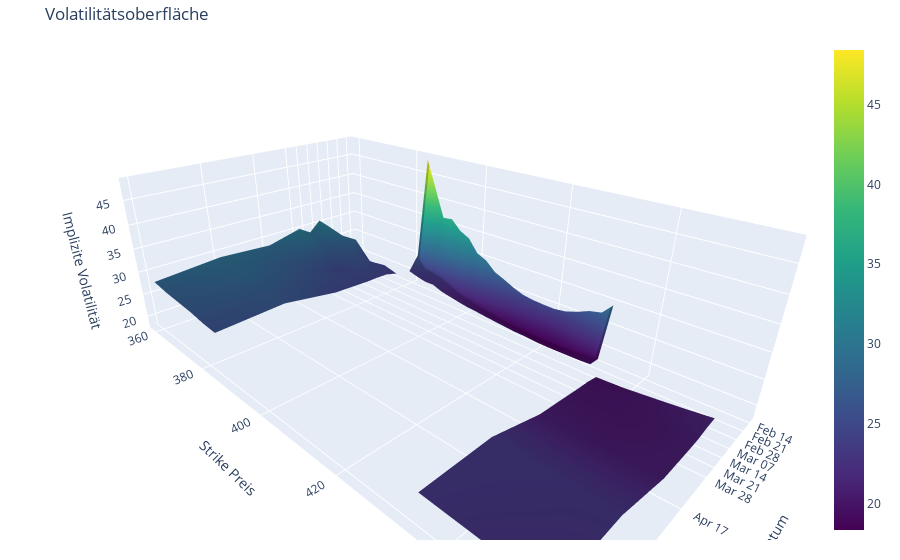

The notebook cell this image was saved under:
### Code cell
import plotly.graph_objects as go
import pandas as pd
import datetime  # Für Datumsmanipulation

def create_plotly_volatility_surface_v2(options_data):
    """
    Erstellt eine 3D-Volatilitätsoberflächengrafik mit Plotly, die der ersten Grafik ähnlicher sieht,
    basierend auf Optionsdaten.

    Args:
        options_data (dict): Ein Dictionary mit Optionsdaten im Format des Beispiels.

    Returns:
        plotly.graph_objects.Figure: Die erstellte Plotly-Figur.
    """

    # 1. Daten extrahieren und in Pandas DataFrame umwandeln (wie gehabt)
    data_rows = []
    option_values = options_data['values']
    for expiration_data in options_data['expirations']:
        expiration_date = expiration_data['date']
        for option in expiration_data['options']:
            strike_price = option['strike']
            iv = None
            if 'call' in option and 'id' in option['call']:
                call_option_id = option['call']['id']
                iv_key_call = f"{call_option_id}-iv"
                if iv_key_call in option_values:
                    iv = option_values[iv_key_call]
            elif 'put' in option and 'id' in option['put']:
                put_option_id = option['put']['id']
                iv_key_put = f"{put_option_id}-iv"
                if iv_key_put in option_values:
                    iv = option_values[iv_key_put]
            if iv is not None:
                data_rows.append({
                    'expiration': expiration_date,
                    'strike': strike_price,
                    'implied_volatility': iv
                })

    df = pd.DataFrame(data_rows)

    # 2. Daten für Plotly Surface vorbereiten (Pivot-Tabelle)
    pivot_df = df.pivot_table(index='expiration', columns='strike', values='implied_volatility')

    # Achsenwerte
    expiration_dates_str = pivot_df.index.to_list()
    strike_prices = pivot_df.columns.to_list()
    volatility_values = pivot_df.values

    # *** Verbesserungen für Ausrichtung und Darstellung ***

    # X-Achse: Strike Preise (wie in der ersten Grafik)
    x_axis_values = strike_prices
    x_axis_title = 'Strike Preis'

    # Y-Achse: Verfallsdaten (wie in der ersten Grafik, von "vorne" nach "hinten")
    y_axis_values = expiration_dates_str
    y_axis_title = 'Verfallsdatum'

    # Z-Achse: Implizite Volatilität (Höhe)
    z_axis_values = volatility_values
    z_axis_title = 'Implizite Volatilität'


    # 3. Plotly Surface Plot erstellen (angepasst)
    fig = go.Figure(data=[go.Surface(z=z_axis_values,
                                     x=x_axis_values,  # Strike Preise auf X-Achse
                                     y=y_axis_values,  # Verfallsdaten auf Y-Achse
                                     colorscale='Viridis')])

    # 4. Layout anpassen (verbessert für Ähnlichkeit zur ersten Grafik)
    fig.update_layout(
        title='Volatilitätsoberfläche',
        scene=dict(
            xaxis_title=x_axis_title,
            yaxis_title=y_axis_title,
            zaxis_title=z_axis_title,
            xaxis=dict(tickformat=".0f"), # Keine Dezimalstellen bei Strike-Preisen
            yaxis=dict(
                tickvals=y_axis_values, # Explizite Tick-Werte für Verfallsdaten
                ticktext=[datetime.datetime.strptime(d, '%Y-%m-%d').strftime('%b %d') for d in y_axis_values], # Formatierte Monats- und Tagesanzeige
                autorange='reversed' # Verfallsdaten von vorne nach hinten (früheste zuerst)
            ),
            camera=dict(                                 # Kameraperspektive anpassen
                eye=dict(x=1.2, y=-1.2, z=0.8)         # Position der Kamera (x, y, z Koordinaten)
            )
        ),
        margin=dict(l=20, r=20, b=20, t=40)
    )

    return fig

if __name__ == '__main__':

    fig = create_plotly_volatility_surface_v2(options_data)
    fig.show()

### Figure 1 — Plotly figure (JSON) as saved in the notebook; plotly's stock layout.template omitted (floating-point values rounded to 4 significant figures; data arrays with more than 128 entries replaced by an {"elided": "..."} marker saying what was removed)
{"data": [{"colorscale": [[0, "#440154"], [0.1111, "#482878"], [0.2222, "#3e4989"], [0.3333, "#31688e"], [0.4444, "#26828e"], [0.5556, "#1f9e89"], [0.6667, "#35b779"], [0.7778, "#6ece58"], [0.8889, "#b5de2b"], [1, "#fde725"]], "type": "surface", "x": [360, 365, 370, 375, 380, 385, 387.5, 390, 392.5, 395, 397.5, 400, 402.5, 405, 407.5, 410, 412.5, 415, 417.5, 420, 422.5, 425, 427.5, 430, 432.5, 435, 440, 445, 450, 455], "y": ["2025-02-14", "2025-02-21", "2025-02-28", "2025-03-07", "2025-03-14", "2025-03-21", "2025-03-28", "2025-04-17", "2025-05-16", "2025-06-20"], "z": {"elided": "10x30 float values"}}], "layout": {"margin": {"b": 20, "l": 20, "r": 20, "t": 40}, "scene": {"camera": {"eye": {"x": 1.2, "y": -1.2, "z": 0.8}}, "xaxis": {"tickformat": ".0f", "title": {"text": "Strike Preis"}}, "yaxis": {"autorange": "reversed", "ticktext": ["Feb 14", "Feb 21", "Feb 28", "Mar 07", "Mar 14", "Mar 21", "Mar 28", "Apr 17", "May 16", "Jun 20"], "tickvals": ["2025-02-14", "2025-02-21", "2025-02-28", "2025-03-07", "2025-03-14", "2025-03-21", "2025-03-28", "2025-04-17", "2025-05-16", "2025-06-20"], "title": {"text": "Verfallsdatum"}}, "zaxis": {"title": {"text": "Implizite Volatilität"}}}, "title": {"text": "Volatilitätsoberfläche"}}}
